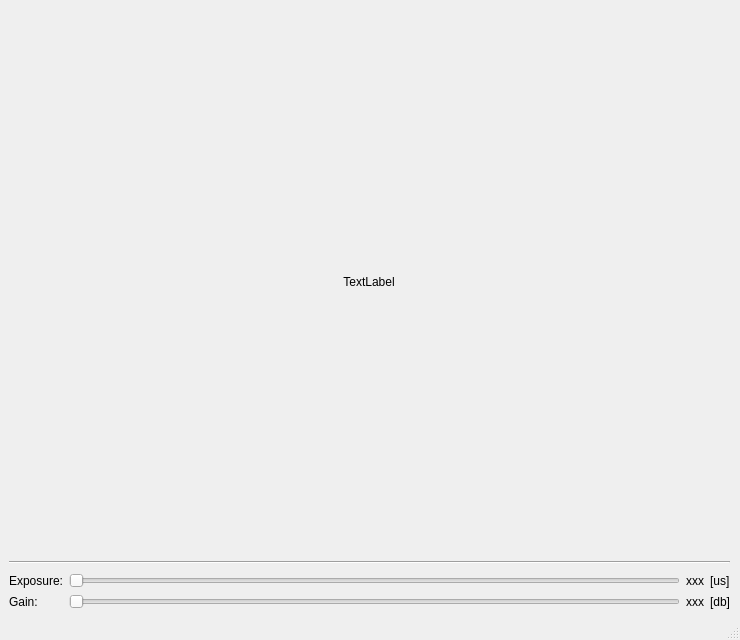
<?xml version="1.0" encoding="UTF-8"?>
<ui version="4.0">
 <class>MainWindow</class>
 <widget class="QMainWindow" name="MainWindow">
  <property name="geometry">
   <rect>
    <x>0</x>
    <y>0</y>
    <width>740</width>
    <height>640</height>
   </rect>
  </property>
  <property name="minimumSize">
   <size>
    <width>740</width>
    <height>640</height>
   </size>
  </property>
  <property name="maximumSize">
   <size>
    <width>740</width>
    <height>640</height>
   </size>
  </property>
  <property name="windowTitle">
   <string>Qt Camera</string>
  </property>
  <widget class="QWidget" name="centralwidget">
   <widget class="QWidget" name="verticalLayoutWidget">
    <property name="geometry">
     <rect>
      <x>9</x>
      <y>9</y>
      <width>721</width>
      <height>603</height>
     </rect>
    </property>
    <layout class="QVBoxLayout" name="verticalLayout">
     <item>
      <widget class="QLabel" name="imageCanvas">
       <property name="minimumSize">
        <size>
         <width>720</width>
         <height>540</height>
        </size>
       </property>
       <property name="maximumSize">
        <size>
         <width>720</width>
         <height>540</height>
        </size>
       </property>
       <property name="text">
        <string>TextLabel</string>
       </property>
       <property name="alignment">
        <set>Qt::AlignCenter</set>
       </property>
      </widget>
     </item>
     <item>
      <widget class="Line" name="line">
       <property name="orientation">
        <enum>Qt::Horizontal</enum>
       </property>
      </widget>
     </item>
     <item>
      <layout class="QGridLayout" name="gridLayout">
       <item row="0" column="0">
        <widget class="QLabel" name="gainTag">
         <property name="text">
          <string>Exposure:</string>
         </property>
        </widget>
       </item>
       <item row="0" column="2">
        <widget class="QLabel" name="exposureLabel">
         <property name="text">
          <string>xxx</string>
         </property>
        </widget>
       </item>
       <item row="1" column="0">
        <widget class="QLabel" name="exposureTag">
         <property name="text">
          <string>Gain:</string>
         </property>
        </widget>
       </item>
       <item row="1" column="1">
        <widget class="QSlider" name="gainSlider">
         <property name="orientation">
          <enum>Qt::Horizontal</enum>
         </property>
        </widget>
       </item>
       <item row="0" column="1">
        <widget class="QSlider" name="exposureSlider">
         <property name="orientation">
          <enum>Qt::Horizontal</enum>
         </property>
        </widget>
       </item>
       <item row="0" column="3">
        <widget class="QLabel" name="exposureUnit">
         <property name="text">
          <string>[us]</string>
         </property>
        </widget>
       </item>
       <item row="1" column="2">
        <widget class="QLabel" name="gainLabel">
         <property name="text">
          <string>xxx</string>
         </property>
        </widget>
       </item>
       <item row="1" column="3">
        <widget class="QLabel" name="gainUnit">
         <property name="text">
          <string>[db]</string>
         </property>
        </widget>
       </item>
      </layout>
     </item>
    </layout>
   </widget>
  </widget>
  <widget class="QMenuBar" name="menubar">
   <property name="geometry">
    <rect>
     <x>0</x>
     <y>0</y>
     <width>740</width>
     <height>24</height>
    </rect>
   </property>
  </widget>
  <widget class="QStatusBar" name="statusbar"/>
 </widget>
 <resources/>
 <connections/>
</ui>
